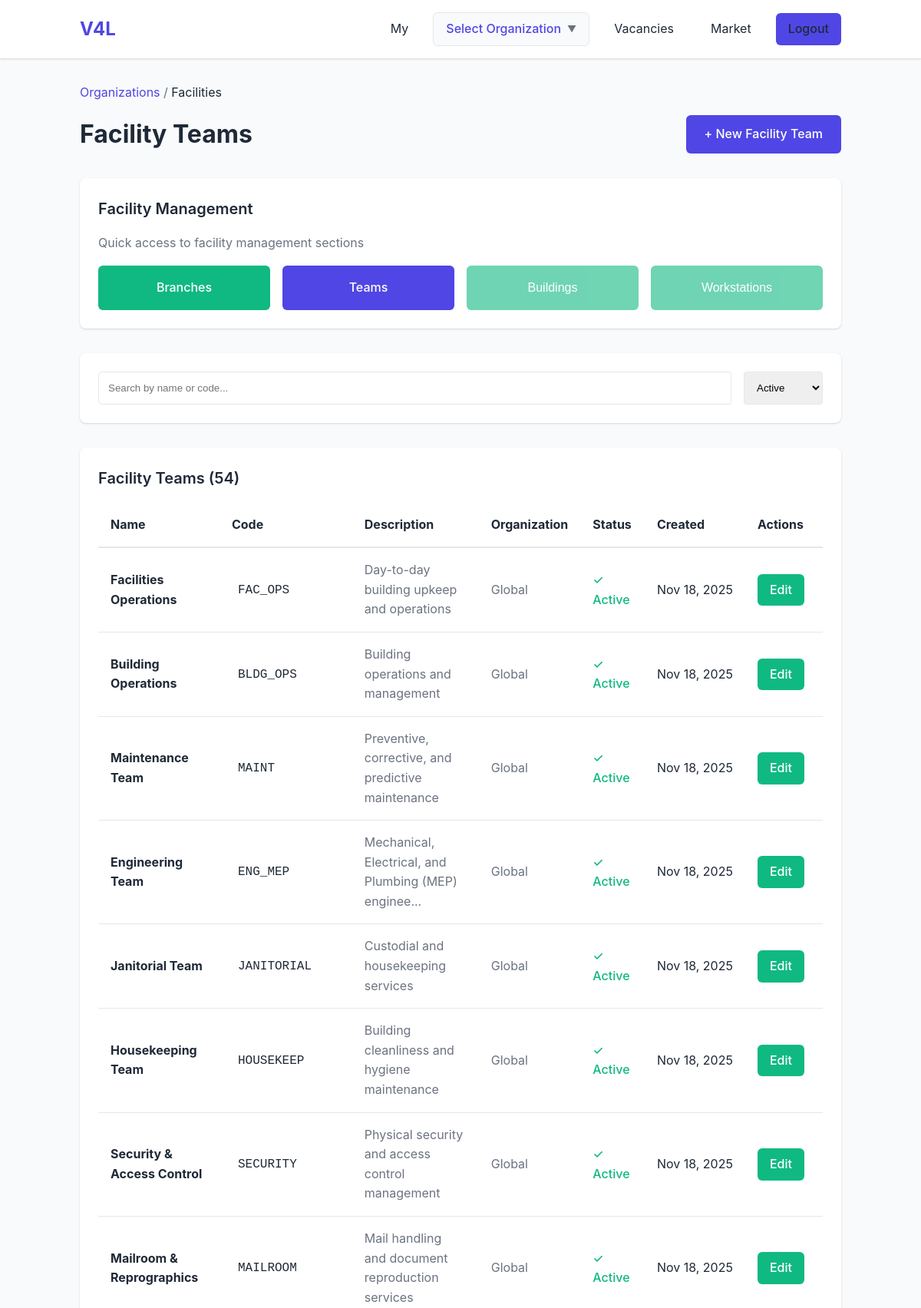
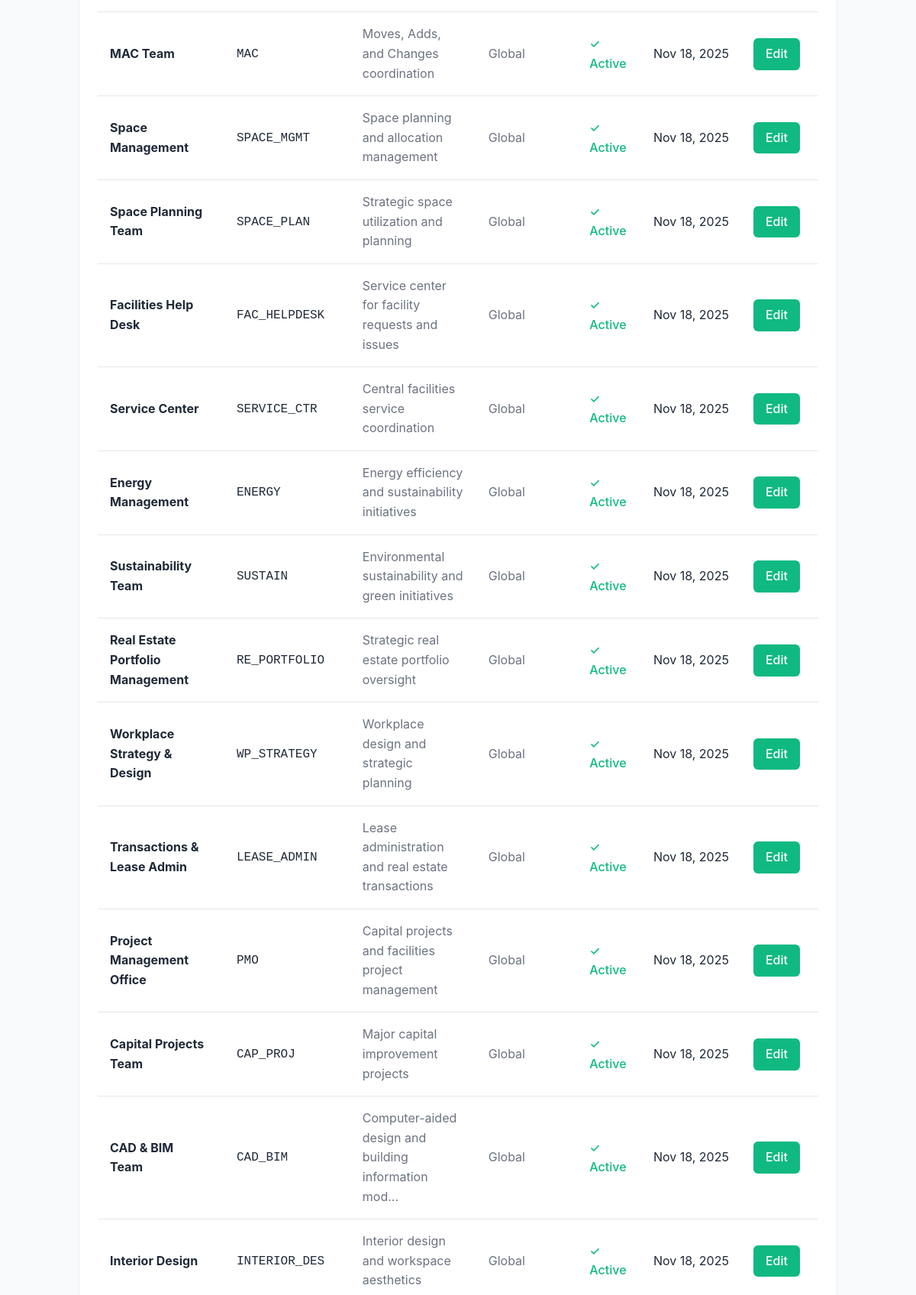
Page /public/organizations-facilities.php (signed in, upper part) on the committed database (2 pictures, top to bottom).
### tables this page shows
CREATE TABLE facility_teams (
    id TEXT PRIMARY KEY,
    name TEXT NOT NULL,
    code TEXT UNIQUE NOT NULL,
    description TEXT,
    parent_team_id TEXT,
    facility_id TEXT,
    organization_id TEXT,
    is_active INTEGER DEFAULT 1,
    sort_order INTEGER DEFAULT 0,
    created_by TEXT,
    created_at TEXT DEFAULT CURRENT_TIMESTAMP,
    updated_by TEXT,
    updated_at TEXT,
    deleted_by TEXT,
    deleted_at TEXT,
    FOREIGN KEY (facility_id) REFERENCES organization_departments(id) ON DELETE CASCADE,
    FOREIGN KEY (parent_team_id) REFERENCES facility_teams(id) ON DELETE SET NULL,
    FOREIGN KEY (organization_id) REFERENCES organizations(id) ON DELETE CASCADE,
    FOREIGN KEY (created_by) REFERENCES users(id) ON DELETE SET NULL
);

### src/classes/FacilityTeamRepository.php (called while the page is built, shortened)
<?php
class FacilityTeamRepository {
    private $db;
    private $tableName = 'facility_teams';
    public function __construct() {
        $this->db = Database::getInstance();
    }
    public function findAll($limit = 100, $offset = 0) {
        if ($this->db->getDriver() === 'sqlite') {
            $pdo = $this->db->getPdo();
            $stmt = $pdo->prepare("SELECT * FROM {$this->tableName}
                                   WHERE deleted_at IS NULL AND is_active = 1
                                   ORDER BY sort_order ASC, name ASC
                                   LIMIT ? OFFSET ?");
            $stmt->execute([$limit, $offset]);
            $data = $stmt->fetchAll();
            $teams = [];
            foreach ($data as $teamData) {
                $teams[] = new FacilityTeam($teamData);
            }
            return $teams;
        }
        return [];
    }
}

### src/includes/autoload.php (called while the page is built, shortened)
<?php
spl_autoload_register(function ($class) {
    $prefix = 'App\\';
    $base_dir = __DIR__ . '/../';
    $len = strlen($prefix);
    $relative_class = substr($class, $len);
    $file = $base_dir . str_replace('\\', '/', $relative_class) . '.php';
});

### src/classes/FacilityTeam.php (called while the page is built, shortened)
<?php
class FacilityTeam {
    private $id;
    private $name;
    private $code;
    private $description;
    private $organization_id;
    private $is_active;
    private $created_at;
    public function hydrate($data) {
        if (isset($data['id'])) $this->id = $data['id'];
        if (isset($data['name'])) $this->name = $data['name'];
        if (isset($data['code'])) $this->code = $data['code'];
        if (isset($data['description'])) $this->description = $data['description'];
        if (isset($data['is_active'])) $this->is_active = $data['is_active'];
        if (isset($data['created_at'])) $this->created_at = $data['created_at'];
    }
    public function getId() {
        return $this->id;
    }
    public function getName() {
        return $this->name;
    }
    public function getCode() {
        return $this->code;
    }
    public function getDescription() {
        return $this->description;
    }
    public function getOrganizationId() {
        return $this->organization_id;
    }
    public function getIsActive() {
        return $this->is_active;
    }
    public function getCreatedAt() {
        return $this->created_at;
    }
}

### public/organizations-facilities.php (the view, shortened to what this page needs)
<?php
require_once __DIR__ . '/../src/includes/autoload.php';
$orgRepo = new OrganizationRepository();
$facilityTeamRepo = new FacilityTeamRepository();
$facilityTeams = $facilityTeamRepo->findAll();
include __DIR__ . '/../views/header.php';
?>
<div class="py-4">
    <div style="margin-bottom: 1rem;">
        <a href="/organizations.php" class="link">Organizations</a>
        <span style="color: var(--text-light);"> / </span>
        <span>Facilities</span>
    </div>
    <div style="display: flex; justify-content: space-between; align-items: center; margin-bottom: 2rem; flex-wrap: wrap; gap: 1rem;">
        <h1>Facility Teams</h1>
        <a href="/facility-team-form.php" class="btn btn-primary">+ New Facility Team</a>
    </div>
    <div class="card" style="margin-bottom: 2rem;">
        <h2 class="card-title">Facility Management</h2>
        <p class="text-muted" style="margin-bottom: 1rem;">Quick access to facility management sections</p>
        <div style="display: grid; grid-template-columns: repeat(auto-fit, minmax(200px, 1fr)); gap: 1rem;">
            <a href="/organizations-facilities-branches.php" class="btn btn-secondary" style="padding: 1rem; text-align: center;">
                Branches
            </a>
            <a href="/organizations/facilities" class="btn btn-primary" style="padding: 1rem; text-align: center;">
                Teams
            </a>
            <button class="btn btn-secondary" style="padding: 1rem; opacity: 0.6;" disabled title="Coming soon">
                Buildings
            </button>
            <button class="btn btn-secondary" style="padding: 1rem; opacity: 0.6;" disabled title="Coming soon">
                Workstations
            </button>
        </div>
    </div>
    <div class="card" style="margin-bottom: 2rem;">
        <div style="display: flex; gap: 1rem; flex-wrap: wrap;">
            <input
                type="text"
                id="search-input"
                placeholder="Search by name or code..."
                style="flex: 1; min-width: 250px; padding: 0.75rem; border: 1px solid var(--border-color); border-radius: 4px;"
                onkeyup="filterTable()"
            >
            <select
                id="status-filter"
                style="padding: 0.75rem; border: 1px solid var(--border-color); border-radius: 4px;"
                onchange="filterTable()"
            >
                <option value="active" selected>Active</option>
            </select>
        </div>
    </div>
    <div class="card">
        <h2 class="card-title">Facility Teams (<?php echo count($facilityTeams); ?>)</h2>
        <?php if (empty($facilityTeams)): ?>
            <div style="text-align: center; padding: 3rem 1rem;">
                <div style="font-size: 3rem; margin-bottom: 1rem; opacity: 0.3;">&#128194;</div>
                <h3 style="margin-bottom: 0.5rem;">No Facility Teams Yet</h3>
                <p class="text-muted" style="margin-bottom: 1.5rem;">Get started by creating your first facility team</p>
                <a href="/facility-team-form.php" class="btn btn-primary">Create Your First Facility Team</a>
            </div>
        <?php else: ?>
            <div class="desktop-view" style="overflow-x: auto;">
                <table id="teams-table" style="width: 100%; border-collapse: collapse;">
                    <thead>
                        <tr style="border-bottom: 2px solid var(--border-color); text-align: left;">
                            <th style="padding: 1rem;">Name</th>
                            <th style="padding: 1rem;">Code</th>
                            <th style="padding: 1rem;">Description</th>
                            <th style="padding: 1rem;">Organization</th>
                            <th style="padding: 1rem;">Status</th>
                            <th style="padding: 1rem;">Created</th>
                            <th style="padding: 1rem;">Actions</th>
                        </tr>
                    </thead>
                    <tbody>
                        <?php foreach ($facilityTeams as $dept): ?>
                            <tr style="border-bottom: 1px solid var(--border-color);" data-status="<?php echo $dept->getIsActive() ? 'active' : 'inactive'; ?>">
                                <td style="padding: 1rem;">
                                    <strong><?php echo htmlspecialchars($dept->getName()); ?></strong>
                                </td>
                                <td style="padding: 1rem;">
                                    <code style="background-color: var(--bg-light); padding: 0.25rem 0.5rem; border-radius: 3px;">
                                        <?php echo htmlspecialchars($dept->getCode()); ?>
                                    </code>
                                </td>
                                <td style="padding: 1rem;">
                                    <?php if ($dept->getDescription()): ?>
                                        <span class="text-muted"><?php echo htmlspecialchars(substr($dept->getDescription(), 0, 50)); ?><?php echo strlen($dept->getDescription()) > 50 ? '...' : ''; ?></span>
                                    <?php else: ?>
                                        <span class="text-muted">-</span>
                                    <?php endif; ?>
                                </td>
                                <td style="padding: 1rem;">
                                    <?php
                                    if ($dept->getOrganizationId()) {
                                        $org = $orgRepo->findById($dept->getOrganizationId());
                                        echo $org ? htmlspecialchars($org->getName()) : 'Unknown';
                                    } else {
                                        echo '<span class="text-muted">Global</span>';
                                    }
                                    ?>
                                </td>
                                <td style="padding: 1rem;">
                                    <?php if ($dept->getIsActive()): ?>
                                        <span style="color: var(--secondary-color); font-weight: 500;">&#x2713; Active</span>
                                    <?php else: ?>
                                        <span style="color: var(--text-light);">&#x2715; Inactive</span>
                                    <?php endif; ?>
                                </td>
                                <td style="padding: 1rem; white-space: nowrap;">
                                    <?php echo date('M j, Y', strtotime($dept->getCreatedAt())); ?>
                                </td>
                                <td style="padding: 1rem; white-space: nowrap;">
                                    <a href="/facility-team-form.php?id=<?php echo $dept->getId(); ?>" class="btn btn-secondary" style="padding: 0.5rem 1rem; margin-right: 0.5rem;">Edit</a>
                                </td>
                            </tr>
                        <?php endforeach; ?>
                    </tbody>
                </table>
            </div>
        <?php endif; ?>
    </div>
</div>
<?php include __DIR__ . '/../views/footer.php'; ?>

### public/css/style.css (style rules this page uses)
* { margin: 0; padding: 0; box-sizing: border-box; }
:root { --primary-color: #4F46E5; --primary-dark: #4338CA; --secondary-color: #10B981; --danger-color: #EF4444; --warning-color: #F59E0B; --text-color: #1F2937; --text-light: #6B7280; --bg-color: #F9FAFB; --white: #FFFFFF; --border-color: #E5E7EB; --shadow: 0 1px 3px 0 rgba(0, 0, 0, 0.1), 0 1px 2px 0 rgba(0, 0, 0, 0.06); --shadow-md: 0 4px 6px -1px rgba(0, 0, 0, 0.1), 0 2px 4px -1px rgba(0, 0, 0, 0.06); --shadow-lg: 0 10px 15px -3px rgba(0, 0, 0, 0.1), 0 4px 6px -2px rgba(0, 0, 0, 0.05); }
body { font-family: -apple-system, BlinkMacSystemFont, 'Segoe UI', Roboto, 'Helvetica Neue', Arial, sans-serif; color: var(--text-color); background-color: var(--bg-color); line-height: 1.6; font-size: 16px; }
.btn { display: inline-block; padding: 0.75rem 1.5rem; border: none; border-radius: 0.375rem; font-size: 1rem; font-weight: 500; text-align: center; cursor: pointer; transition: all 0.2s; text-decoration: none; }
.btn-primary { background-color: var(--primary-color); color: var(--white); }
.btn-secondary { background-color: var(--secondary-color); color: var(--white); }
.btn:disabled { opacity: 0.5; cursor: not-allowed; }
.card { background-color: var(--white); border-radius: 0.5rem; box-shadow: var(--shadow); padding: 1.5rem; margin-bottom: 1.5rem; }
.card-title { font-size: 1.25rem; font-weight: 600; margin-bottom: 1rem; }
.py-4 { padding-top: 2rem; padding-bottom: 2rem; }
.text-muted { color: var(--text-light); }
.link { color: var(--primary-color); text-decoration: none; }

### rows in the picture
facility_teams: name "Facilities Operations", code "FAC_OPS", description "Day-to-day building upkeep and operations", shows "Global", is_active "✓ Active", created_at "Nov 18, 2025"
facility_teams: name "Building Operations", code "BLDG_OPS", description "Building operations and management", shows "Global", is_active "✓ Active", created_at "Nov 18, 2025"
facility_teams: name "Maintenance Team", code "MAINT", description "Preventive, corrective, and predictive maintenance", shows "Global", is_active "✓ Active", created_at "Nov 18, 2025"
facility_teams: name "Engineering Team", code "ENG_MEP", description "Mechanical, Electrical, and Plumbing (MEP) enginee", shows "Global", is_active "✓ Active", created_at "Nov 18, 2025"
facility_teams: name "Janitorial Team", code "JANITORIAL", description "Custodial and housekeeping services", shows "Global", is_active "✓ Active", created_at "Nov 18, 2025"
facility_teams: name "Housekeeping Team", code "HOUSEKEEP", description "Building cleanliness and hygiene maintenance", shows "Global", is_active "✓ Active", created_at "Nov 18, 2025"
facility_teams: name "Security & Access Control", code "SECURITY", description "Physical security and access control management", shows "Global", is_active "✓ Active", created_at "Nov 18, 2025"
facility_teams: name "Mailroom & Reprographics", code "MAILROOM", description "Mail handling and document reproduction services", shows "Global", is_active "✓ Active", created_at "Nov 18, 2025"
facility_teams: name "MAC Team", code "MAC", description "Moves, Adds, and Changes coordination", shows "Global", is_active "✓ Active", created_at "Nov 18, 2025"
facility_teams: name "Space Management", code "SPACE_MGMT", description "Space planning and allocation management", shows "Global", is_active "✓ Active", created_at "Nov 18, 2025"
facility_teams: name "Space Planning Team", code "SPACE_PLAN", description "Strategic space utilization and planning", shows "Global", is_active "✓ Active", created_at "Nov 18, 2025"
facility_teams: name "Facilities Help Desk", code "FAC_HELPDESK", description "Service center for facility requests and issues", shows "Global", is_active "✓ Active", created_at "Nov 18, 2025"
facility_teams: name "Service Center", code "SERVICE_CTR", description "Central facilities service coordination", shows "Global", is_active "✓ Active", created_at "Nov 18, 2025"
facility_teams: name "Energy Management", code "ENERGY", description "Energy efficiency and sustainability initiatives", shows "Global", is_active "✓ Active", created_at "Nov 18, 2025"
facility_teams: name "Sustainability Team", code "SUSTAIN", description "Environmental sustainability and green initiatives", shows "Global", is_active "✓ Active", created_at "Nov 18, 2025"
facility_teams: name "Real Estate Portfolio Management", code "RE_PORTFOLIO", description "Strategic real estate portfolio oversight", shows "Global", is_active "✓ Active", created_at "Nov 18, 2025"
facility_teams: name "Workplace Strategy & Design", code "WP_STRATEGY", description "Workplace design and strategic planning", shows "Global", is_active "✓ Active", created_at "Nov 18, 2025"
facility_teams: name "Transactions & Lease Admin", code "LEASE_ADMIN", description "Lease administration and real estate transactions", shows "Global", is_active "✓ Active", created_at "Nov 18, 2025"
facility_teams: name "Project Management Office", code "PMO", description "Capital projects and facilities project management", shows "Global", is_active "✓ Active", created_at "Nov 18, 2025"
facility_teams: name "Capital Projects Team", code "CAP_PROJ", description "Major capital improvement projects", shows "Global", is_active "✓ Active", created_at "Nov 18, 2025"
facility_teams: name "CAD & BIM Team", code "CAD_BIM", description "Computer-aided design and building information mod", shows "Global", is_active "✓ Active", created_at "Nov 18, 2025"
facility_teams: name "Interior Design", code "INTERIOR_DES", description "Interior design and workspace aesthetics", shows "Global", is_active "✓ Active", created_at "Nov 18, 2025"

### other values in the picture
count($facilityTeams) "54"
